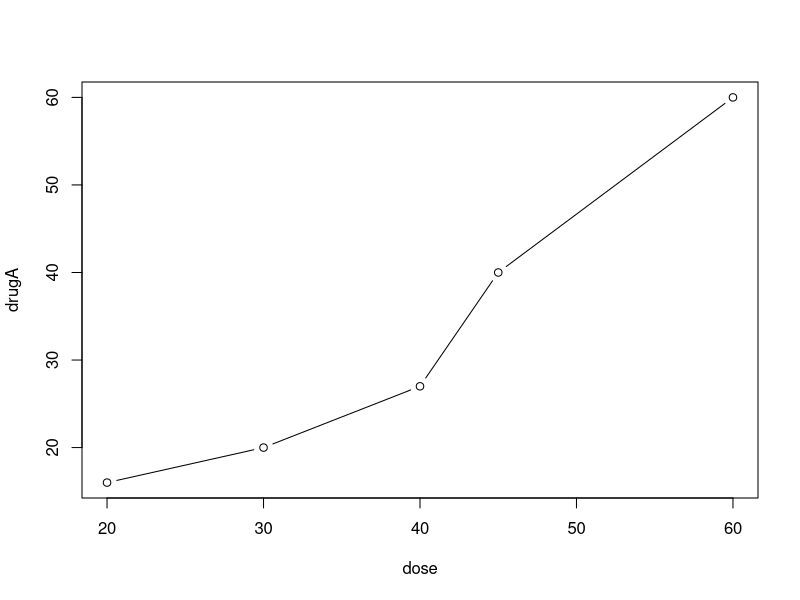
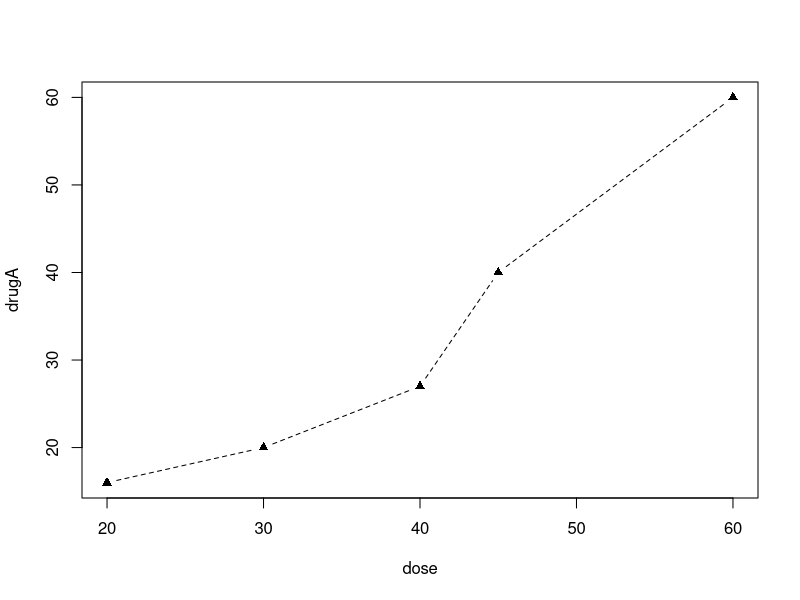

Reproduce these figures in R, in order. (Note: this script raises an error after producing the figures.)
## ---- chunk 1
knitr::opts_chunk$set(echo = TRUE)
dose <- c(20, 30, 40, 45, 60)
drugA <- c(16, 20, 27, 40, 60)
drugB <- c(15, 18, 25, 31, 40)
## ---- chunk 2
library(knitr)
library(kableExtra)
library(magrittr)
data <- data.frame(
  dose = c(20, 30, 40, 45, 60),
  response_to_drugA = c(16, 20, 27, 40, 60),
  response_to_drugB = c(15, 18, 25, 31, 40)
)
kable(data, caption = "Patients' responses to five dose levels of two drugs") %>% 
  kable_styling(bootstrap_options = c("striped", "hover", "condensed", "bordered"), 
                full_width = FALSE) %>% 
    column_spec(1:3, width = "5cm", latex_column_spec = "c")
## ---- chunk 3
plot(dose, drugA, type = "b")
## ---- chunk 4
opar <- par(no.readonly = TRUE)
par(lty = 2, pch = 17) # Equal to par(lty = 2); par(pch = 17)
plot(dose, drugA, type = "b")
par(opar)
## ---- chunk 5
library(knitr)
library(kableExtra)
library(magrittr)
data <- data.frame(
  parameter = c("pch", "cex", "lty", "lwd"),
  description = c("Specifies the symbol to use when plotting points.",
                  "Specifies the symbol size. `cex` is a number indicating the amount by which plotting symbols should be scaled relative to the default.(default = 1)",
                  "Specifies the line type.",
                  "Specifies the line width. `lwd` is expressed relative to the default. (default = 1)")
)
kable(data, caption = "Parameters for specifying symbol and line type") %>% 
  kable_styling(bootstrap_options = c("striped", "hover", "condensed", "bordered"), 
                full_width = FALSE) %>% 
    column_spec(1, width = "3cm", latex_column_spec = "c") %>% 
    column_spec(2, width = "10cm", latex_column_spec = "c")
## ---- chunk 6
knitr::include_graphics("3_1.png")
## ---- chunk 7
knitr::include_graphics("3_2.png")
## ---- chunk 8
plot(dose, drugA, type = "b", lty = 3, lwd = 3, pch = 15, cex = 2)
## ---- chunk 9
library(knitr)
library(kableExtra)
library(magrittr)
data <- data.frame(
  parameter = c("col", "col.axis", "col.lab", "col.main", "col.sub", "fg", "bg"),
  description = c("The default painting color, some functions can accept a vector contains color values to use circularly.",
                  "The color of the axis tick text.",
                  "The color of the axis label.",
                  "The color of the title.",
                  "The color of the subtitle.",
                  "Foreground color of the graphic.",
                  "Background color of the graphic.")
)
kable(data, caption = "Parameters for specifying color") %>% 
  kable_styling(bootstrap_options = c("striped", "hover", "condensed", "bordered"), 
                full_width = FALSE) %>% 
    column_spec(1, width = "3cm", latex_column_spec = "c") %>% 
    column_spec(2, width = "10cm", latex_column_spec = "c")
## ---- chunk 10
n <- 10
mycolors <- rainbow(10)
pie(rep(1, n), labels = mycolors, col = mycolors)
mygrays <- gray(0 : n / n)
pie(rep(1, n), labels = mygrays, col = mygrays)
## ---- chunk 11
library(knitr)
library(kableExtra)
library(magrittr)
data <- data.frame(
  parameter = c("cex", "cex.axis", "cex.lab", "cex.main", "cex.sub"),
  description = c("Indicates the value of the zoom factor relative to the default size, the default size is one",
                  "The value of the zoom factor about axis tick text.",
                  "The value of the zoom factor about axis label.",
                  "The value of the zoom factor about title.",
                  "The value of the zoom factor about subtitle.")
)
kable(data, caption = "Parameters for specifying text size") %>% 
  kable_styling(bootstrap_options = c("striped", "hover", "condensed", "bordered"), 
                full_width = FALSE) %>% 
    column_spec(1, width = "3cm", latex_column_spec = "c") %>% 
    column_spec(2, width = "10cm", latex_column_spec = "c")
## ---- chunk 12
library(knitr)
library(kableExtra)
library(magrittr)
data <- data.frame(
  parameter = c("font", "font.axis", "font.lab", "font.main", "font.sub", "ps", "family"),
  description = c("Integer. Used to specify the font style for painting. `1 = regular`, `2 = bold`, `3 = italics`, `4 = bold italics`, `5 = symbol font`(impress as Adobe symbol coding)", 
                  "The font style of axis tick text.",
                  "The font style of axis label.",
                  "The font style of title.",
                  "The font style of subtitle.",
                  "Font point size, the actual size of text is `ps*cex`.",
                  "The font family to use when drawing text.`serif` for serif, `sans` for sans serif, `mono` for fixed width.")
)
kable(data, caption = "Parameters for specifying font family, font size, font style") %>% 
  kable_styling(bootstrap_options = c("striped", "hover", "condensed", "bordered"), 
                full_width = FALSE) %>% 
    column_spec(1, width = "3cm", latex_column_spec = "c") %>% 
    column_spec(2, width = "10cm", latex_column_spec = "c")
## ---- chunk 13
library(knitr)
library(kableExtra)
library(magrittr)
data <- data.frame(
  parameter = c("pin", "mai", "mar"),
  description = c("Graphic size in inches.(width and height as numeric vector)", 
                  "The border size represented by a numeric vector in the order bottom, left, top, right, in inches(1 inch = 2.54 cm)",
                  "The border size represented by a numeric vector in the order bottom, left, top, right, in lines. By default(c(5, 4, 4, 2) + 0.1)")
)
kable(data, caption = "Parameters for specifying graphics size and border size") %>% 
  kable_styling(bootstrap_options = c("striped", "hover", "condensed", "bordered"), 
                full_width = FALSE) %>% 
    column_spec(1, width = "3cm", latex_column_spec = "c") %>% 
    column_spec(2, width = "10cm", latex_column_spec = "c")
## ---- chunk 14
# Copy currrent parameter settings
opar <- par(no.readonly = TRUE)
# Set the size of graphs to 2 inches wide by 3 inches tall
par(pin = c(2, 3))
# Set the line width double than the default and symbol size 1.5 times to the default
par(lwd = 2, cex = 1.5)
# Set the axis tick text size 75% to the default and its font style is italics
par(cex.axis = .75, font.axis = 3)
# In graph 1, set the point type as 19 and line type as 2, color is red
plot(dose, drugA, type = "b", pch = 19, lty = 2, col = "red")
# In graph 2, set the point type as 23 and line type as 6, point background color as green, line and point border color are blue
plot(dose, drugB, type = "b", pch = 23, lty = 6, col = "blue", bg = "green")
# Restore default settings
par(opar)
## ---- chunk 15
plot(dose, drugA, type = "b", col = "red", lty = 2, pch = 2, lwd = 2, main = "Clinical Trials for drug A", sub = "This is a hypothetical data", xlab = "Dosage", ylab = "Drug Response", xlim = c(0, 60), ylim = c(0, 70))
## ---- chunk 16
library(knitr)
library(kableExtra)
library(magrittr)
data <- data.frame(
  parameter = c("side", "at", "labels", "pos", "lty", "col", "las", "tck", "(...)"),
  description = c("An Integer decribes where to paint axis according to graph.(`1 = bottom`, `2 = left`, `3 = top`, `4 = right`)", 
                  "A numeric vector describes where to paint scale line.",
                  "A character type vector describes the text annotation next to grids.",
                  "The coordinates of the position where the axis is drawn.(the value of the position where it intersects with another axis)",
                  "Line type.",
                  "The color of lines and grids.",
                  "If the labels be parallel to(`=0`) or be perpendicular to(`=2`) axis.",
                  "Length of tick mark as a fraction of the plotting region (a negative number is outside the graph, a positive number is inside, 0 suppresses ticks, 1 creates 
gridlines); the default is –0.01.",
                  "Other parameters.")
)
kable(data, caption = "Axis options") %>% 
  kable_styling(bootstrap_options = c("striped", "hover", "condensed", "bordered"), 
                full_width = FALSE) %>% 
    column_spec(1, width = "3cm", latex_column_spec = "c") %>% 
    column_spec(2, width = "10cm", latex_column_spec = "c")
## ---- chunk 17
library(knitr)
library(kableExtra)
library(magrittr)
data <- data.frame(
  parameter = c("location", "title", "legend", "(...)"),
  description = c("Specify the location of legends. We always use keywords, `bottom`, `bottomleft`, `left`, `topleft`, `top`, `topright`, `right`, `bottomright`, `center`. Alternatively, we can also just specify the top left corner's coordinate. `inset` specifies how long the legend move inside the graph(as fraction of plot region)",
                  "Legend title string.",
                  "Character type vector made of legend labels.",
                  "Other parameters.")
)
kable(data, caption = "Legend options") %>% 
  kable_styling(bootstrap_options = c("striped", "hover", "condensed", "bordered"), 
                full_width = FALSE) %>% 
    column_spec(1, width = "3cm", latex_column_spec = "c") %>% 
    column_spec(2, width = "10cm", latex_column_spec = "c")
## ---- chunk 18
library(knitr)
library(kableExtra)
library(magrittr)
data <- data.frame(
  parameter = c("location", "pos", "side"),
  description = c("Text location. It can be a coordinate (x, y), or specify it as `location(1)` to use mouse set its location interactively.",
                  "Position relative to location. `1 = below`, `2 = left`, `3 = above`, `4 = right`. If specify pos, we can specify `offset = ` in percent of character width.",
                  "Which margin to place text in, where `1 = bottom`, `2 = left`, `3 = top`, `4 = right`. We can specify `line = ` to indicate the line in the margin starting with 0 (closest to the plot area) and moving out. We can also specify `adj = 0` for left/bottom alignment or `adj = 1` for top/right alignment.")
)
kable(data, caption = "Options for text() and mtext()") %>% 
  kable_styling(bootstrap_options = c("striped", "hover", "condensed", "bordered"), 
                full_width = FALSE) %>% 
    column_spec(1, width = "3cm", latex_column_spec = "c") %>% 
    column_spec(2, width = "10cm", latex_column_spec = "c")
## ---- chunk 19
attach(mtcars)
  plot(wt, mpg, main = "Mileage vs. Car Weight", xlab = "Weight", ylab = "Mileage",
       pch = 18, col = "blue")
  # Add text annotations on (wt, mpg)
  text(wt, mpg, row.names(mtcars), cex = 0.6, pos = 4, col = "red")
detach(mtcars)
## ---- chunk 20
knitr::include_graphics("3_3.png")
